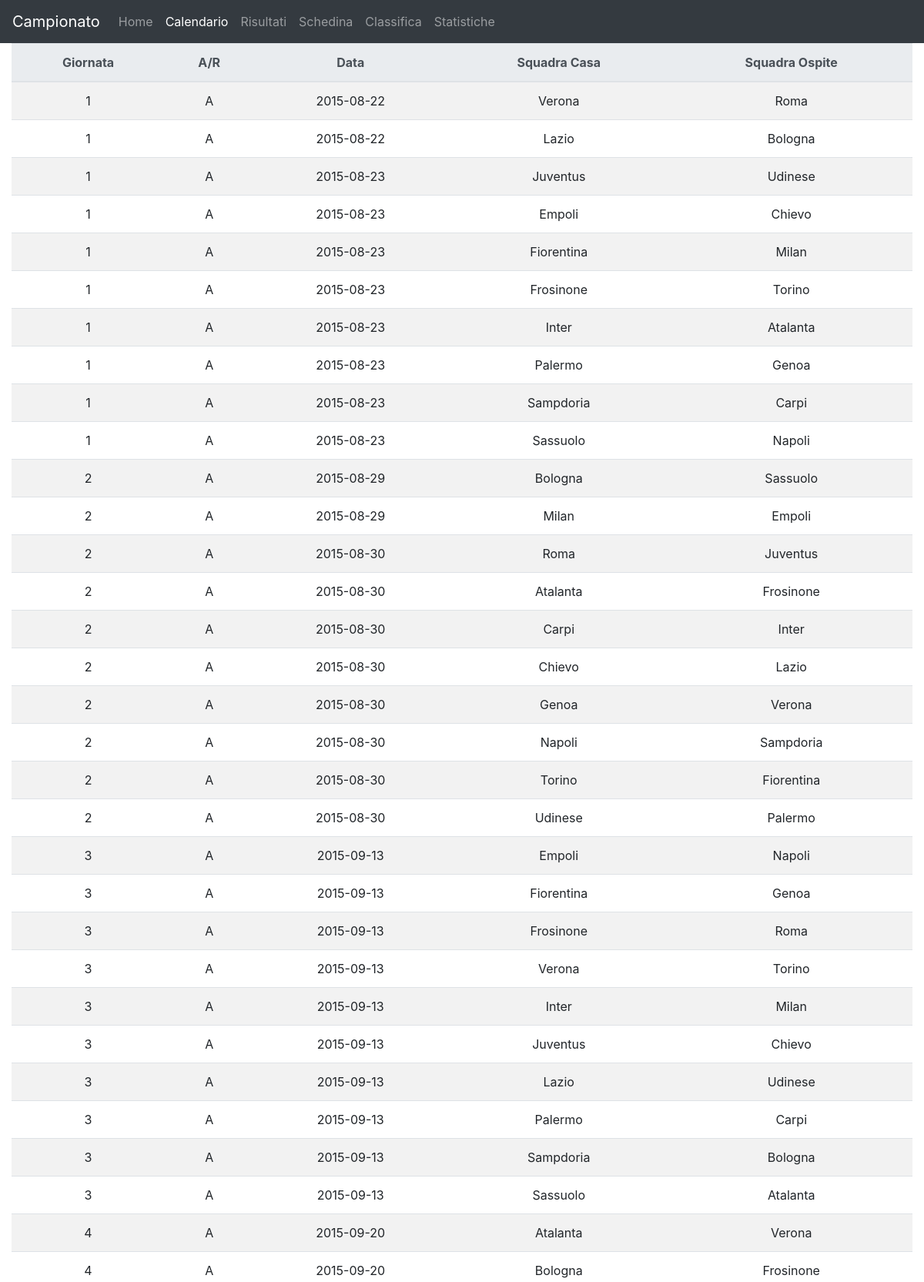
Page /Campionato/Calendario/ (upper part) on the committed database.
### Campionato/models.py (models this page shows)
class Calendario(models.Model):
    campionato = models.IntegerField(blank=True, null=True)
    giornata = models.IntegerField(blank=True, null=True)
    ar = models.CharField(db_column='AR', blank=True, null=True, max_length = 150)  # Field name made lowercase.
    data = models.IntegerField(blank=True, null=True)
    locali = models.TextField(blank=True, null=True)
    ospiti = models.TextField(blank=True, null=True)
    retilocali = models.IntegerField(db_column='retiLocali', blank=True, null=True)  # Field name made lowercase.
    retiospiti = models.IntegerField(db_column='retiOspiti', blank=True, null=True)  # Field name made lowercase.
    class Meta:
        managed = False
        db_table = 'Calendario'

### Campionato/views.py (the view)
# urls.py: path('Calendario/', views.calendario_view, name='Calendario'),
def calendario_view(request):
	obj = Calendario.objects.all()
	context = {
		'Calendario': obj,
		'calendario_active': "active",
		'title': "Calendario - Campionato"
	}
	return render(request, "calendario_view.html", context)

### Campionato/Templates/calendario_view.html
{% extends 'base.html' %}
{% block content %}
	<table class="table table-striped">
		<thead class="thead-light">
			<tr align="center">
				<th>Giornata</th>
				<th>A/R</th>
				<th>Data</th>
				<th>Squadra Casa</th>
				<th>Squadra Ospite</th>
			</tr>
		</thead>
		{% if Calendario %}
		<tbody>
			{% for dato in Calendario %}
				<tr align="center">
					<td>{{ dato.giornata }}</td>
					<td>{{ dato.ar }}</td>
					<td>{{ dato.data }}</td>
					<td>{{ dato.locali }}</td>
					<td>{{ dato.ospiti }}</td>
				</tr>
			{% endfor %}
		</tbody>
		{% else %}
	    <p>Calendario non è caricabile.</p>
	    {% endif %}
    </table>
{% endblock %}

### rows in the picture
Calendario: giornata "1", ar "A", data "2015-08-22", locali "Verona", ospiti "Roma"
Calendario: giornata "1", ar "A", data "2015-08-22", locali "Lazio", ospiti "Bologna"
Calendario: giornata "1", ar "A", data "2015-08-23", locali "Juventus", ospiti "Udinese"
Calendario: giornata "1", ar "A", data "2015-08-23", locali "Empoli", ospiti "Chievo"
Calendario: giornata "1", ar "A", data "2015-08-23", locali "Fiorentina", ospiti "Milan"
Calendario: giornata "1", ar "A", data "2015-08-23", locali "Frosinone", ospiti "Torino"
Calendario: giornata "1", ar "A", data "2015-08-23", locali "Inter", ospiti "Atalanta"
Calendario: giornata "1", ar "A", data "2015-08-23", locali "Palermo", ospiti "Genoa"
Calendario: giornata "1", ar "A", data "2015-08-23", locali "Sampdoria", ospiti "Carpi"
Calendario: giornata "1", ar "A", data "2015-08-23", locali "Sassuolo", ospiti "Napoli"
Calendario: giornata "2", ar "A", data "2015-08-29", locali "Bologna", ospiti "Sassuolo"
Calendario: giornata "2", ar "A", data "2015-08-29", locali "Milan", ospiti "Empoli"
Calendario: giornata "2", ar "A", data "2015-08-30", locali "Roma", ospiti "Juventus"
Calendario: giornata "2", ar "A", data "2015-08-30", locali "Atalanta", ospiti "Frosinone"
Calendario: giornata "2", ar "A", data "2015-08-30", locali "Carpi", ospiti "Inter"
Calendario: giornata "2", ar "A", data "2015-08-30", locali "Chievo", ospiti "Lazio"
Calendario: giornata "2", ar "A", data "2015-08-30", locali "Genoa", ospiti "Verona"
Calendario: giornata "2", ar "A", data "2015-08-30", locali "Napoli", ospiti "Sampdoria"
Calendario: giornata "2", ar "A", data "2015-08-30", locali "Torino", ospiti "Fiorentina"
Calendario: giornata "2", ar "A", data "2015-08-30", locali "Udinese", ospiti "Palermo"
Calendario: giornata "3", ar "A", data "2015-09-13", locali "Empoli", ospiti "Napoli"
Calendario: giornata "3", ar "A", data "2015-09-13", locali "Fiorentina", ospiti "Genoa"
Calendario: giornata "3", ar "A", data "2015-09-13", locali "Frosinone", ospiti "Roma"
Calendario: giornata "3", ar "A", data "2015-09-13", locali "Verona", ospiti "Torino"
Calendario: giornata "3", ar "A", data "2015-09-13", locali "Inter", ospiti "Milan"
Calendario: giornata "3", ar "A", data "2015-09-13", locali "Juventus", ospiti "Chievo"
Calendario: giornata "3", ar "A", data "2015-09-13", locali "Lazio", ospiti "Udinese"
Calendario: giornata "3", ar "A", data "2015-09-13", locali "Palermo", ospiti "Carpi"
Calendario: giornata "3", ar "A", data "2015-09-13", locali "Sampdoria", ospiti "Bologna"
Calendario: giornata "3", ar "A", data "2015-09-13", locali "Sassuolo", ospiti "Atalanta"
Calendario: giornata "4", ar "A", data "2015-09-20", locali "Atalanta", ospiti "Verona"
Calendario: giornata "4", ar "A", data "2015-09-20", locali "Bologna", ospiti "Frosinone"
